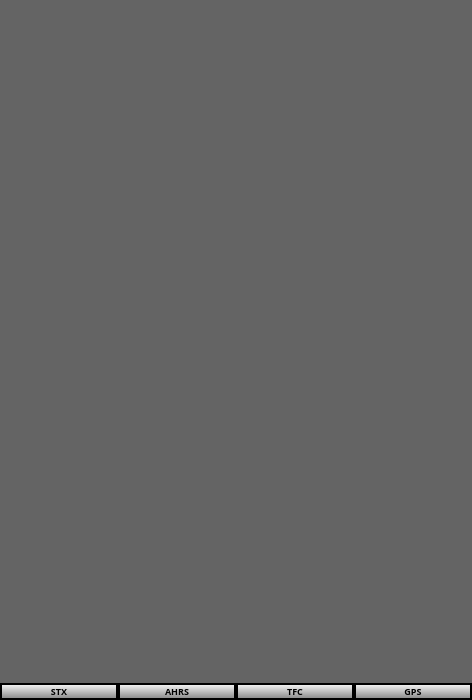
<?xml version="1.0" encoding="UTF-8"?>
<ui version="4.0">
 <class>AHRSMainWin</class>
 <widget class="QMainWindow" name="AHRSMainWin">
  <property name="geometry">
   <rect>
    <x>0</x>
    <y>0</y>
    <width>472</width>
    <height>700</height>
   </rect>
  </property>
  <property name="minimumSize">
   <size>
    <width>200</width>
    <height>200</height>
   </size>
  </property>
  <property name="palette">
   <palette>
    <active>
     <colorrole role="Base">
      <brush brushstyle="SolidPattern">
       <color alpha="255">
        <red>252</red>
        <green>252</green>
        <blue>252</blue>
       </color>
      </brush>
     </colorrole>
     <colorrole role="Window">
      <brush brushstyle="SolidPattern">
       <color alpha="255">
        <red>100</red>
        <green>100</green>
        <blue>100</blue>
       </color>
      </brush>
     </colorrole>
    </active>
    <inactive>
     <colorrole role="Base">
      <brush brushstyle="SolidPattern">
       <color alpha="255">
        <red>252</red>
        <green>252</green>
        <blue>252</blue>
       </color>
      </brush>
     </colorrole>
     <colorrole role="Window">
      <brush brushstyle="SolidPattern">
       <color alpha="255">
        <red>100</red>
        <green>100</green>
        <blue>100</blue>
       </color>
      </brush>
     </colorrole>
    </inactive>
    <disabled>
     <colorrole role="Base">
      <brush brushstyle="SolidPattern">
       <color alpha="255">
        <red>100</red>
        <green>100</green>
        <blue>100</blue>
       </color>
      </brush>
     </colorrole>
     <colorrole role="Window">
      <brush brushstyle="SolidPattern">
       <color alpha="255">
        <red>100</red>
        <green>100</green>
        <blue>100</blue>
       </color>
      </brush>
     </colorrole>
    </disabled>
   </palette>
  </property>
  <property name="font">
   <font>
    <family>Piboto</family>
    <pointsize>12</pointsize>
    <weight>75</weight>
    <bold>true</bold>
   </font>
  </property>
  <property name="windowTitle">
   <string>RoscoPi</string>
  </property>
  <property name="windowIcon">
   <iconset>
    <normaloff>:/icons/resources/Rosco.png</normaloff>:/icons/resources/Rosco.png</iconset>
  </property>
  <property name="autoFillBackground">
   <bool>false</bool>
  </property>
  <widget class="QWidget" name="m_pCentralWidget">
   <property name="autoFillBackground">
    <bool>true</bool>
   </property>
   <layout class="QVBoxLayout" name="m_pMainLayout">
    <property name="spacing">
     <number>0</number>
    </property>
    <property name="leftMargin">
     <number>0</number>
    </property>
    <property name="topMargin">
     <number>0</number>
    </property>
    <property name="rightMargin">
     <number>0</number>
    </property>
    <property name="bottomMargin">
     <number>0</number>
    </property>
    <item>
     <widget class="AHRSCanvas" name="m_pAHRSDisp" native="true">
      <property name="sizePolicy">
       <sizepolicy hsizetype="MinimumExpanding" vsizetype="MinimumExpanding">
        <horstretch>0</horstretch>
        <verstretch>0</verstretch>
       </sizepolicy>
      </property>
      <property name="palette">
       <palette>
        <active>
         <colorrole role="Base">
          <brush brushstyle="SolidPattern">
           <color alpha="255">
            <red>255</red>
            <green>255</green>
            <blue>255</blue>
           </color>
          </brush>
         </colorrole>
         <colorrole role="Window">
          <brush brushstyle="SolidPattern">
           <color alpha="255">
            <red>100</red>
            <green>100</green>
            <blue>100</blue>
           </color>
          </brush>
         </colorrole>
        </active>
        <inactive>
         <colorrole role="Base">
          <brush brushstyle="SolidPattern">
           <color alpha="255">
            <red>255</red>
            <green>255</green>
            <blue>255</blue>
           </color>
          </brush>
         </colorrole>
         <colorrole role="Window">
          <brush brushstyle="SolidPattern">
           <color alpha="255">
            <red>100</red>
            <green>100</green>
            <blue>100</blue>
           </color>
          </brush>
         </colorrole>
        </inactive>
        <disabled>
         <colorrole role="Base">
          <brush brushstyle="SolidPattern">
           <color alpha="255">
            <red>100</red>
            <green>100</green>
            <blue>100</blue>
           </color>
          </brush>
         </colorrole>
         <colorrole role="Window">
          <brush brushstyle="SolidPattern">
           <color alpha="255">
            <red>100</red>
            <green>100</green>
            <blue>100</blue>
           </color>
          </brush>
         </colorrole>
        </disabled>
       </palette>
      </property>
      <property name="autoFillBackground">
       <bool>true</bool>
      </property>
     </widget>
    </item>
    <item>
     <layout class="QHBoxLayout" name="horizontalLayout">
      <property name="spacing">
       <number>0</number>
      </property>
      <item>
       <widget class="QLabel" name="m_pStatusIndicator">
        <property name="sizePolicy">
         <sizepolicy hsizetype="MinimumExpanding" vsizetype="Minimum">
          <horstretch>0</horstretch>
          <verstretch>0</verstretch>
         </sizepolicy>
        </property>
        <property name="minimumSize">
         <size>
          <width>75</width>
          <height>15</height>
         </size>
        </property>
        <property name="palette">
         <palette>
          <active>
           <colorrole role="Button">
            <brush brushstyle="LinearGradientPattern">
             <gradient startx="0.000000000000000" starty="0.000000000000000" endx="0.000000000000000" endy="1.000000000000000" type="LinearGradient" spread="PadSpread" coordinatemode="ObjectBoundingMode">
              <gradientstop position="0.000000000000000">
               <color alpha="255">
                <red>255</red>
                <green>255</green>
                <blue>255</blue>
               </color>
              </gradientstop>
              <gradientstop position="1.000000000000000">
               <color alpha="255">
                <red>128</red>
                <green>128</green>
                <blue>128</blue>
               </color>
              </gradientstop>
             </gradient>
            </brush>
           </colorrole>
           <colorrole role="Base">
            <brush brushstyle="LinearGradientPattern">
             <gradient startx="0.000000000000000" starty="0.000000000000000" endx="0.000000000000000" endy="1.000000000000000" type="LinearGradient" spread="PadSpread" coordinatemode="ObjectBoundingMode">
              <gradientstop position="0.000000000000000">
               <color alpha="255">
                <red>255</red>
                <green>255</green>
                <blue>255</blue>
               </color>
              </gradientstop>
              <gradientstop position="1.000000000000000">
               <color alpha="255">
                <red>128</red>
                <green>128</green>
                <blue>128</blue>
               </color>
              </gradientstop>
             </gradient>
            </brush>
           </colorrole>
           <colorrole role="Window">
            <brush brushstyle="LinearGradientPattern">
             <gradient startx="0.000000000000000" starty="0.000000000000000" endx="0.000000000000000" endy="1.000000000000000" type="LinearGradient" spread="PadSpread" coordinatemode="ObjectBoundingMode">
              <gradientstop position="0.000000000000000">
               <color alpha="255">
                <red>255</red>
                <green>255</green>
                <blue>255</blue>
               </color>
              </gradientstop>
              <gradientstop position="1.000000000000000">
               <color alpha="255">
                <red>128</red>
                <green>128</green>
                <blue>128</blue>
               </color>
              </gradientstop>
             </gradient>
            </brush>
           </colorrole>
          </active>
          <inactive>
           <colorrole role="Button">
            <brush brushstyle="LinearGradientPattern">
             <gradient startx="0.000000000000000" starty="0.000000000000000" endx="0.000000000000000" endy="1.000000000000000" type="LinearGradient" spread="PadSpread" coordinatemode="ObjectBoundingMode">
              <gradientstop position="0.000000000000000">
               <color alpha="255">
                <red>255</red>
                <green>255</green>
                <blue>255</blue>
               </color>
              </gradientstop>
              <gradientstop position="1.000000000000000">
               <color alpha="255">
                <red>128</red>
                <green>128</green>
                <blue>128</blue>
               </color>
              </gradientstop>
             </gradient>
            </brush>
           </colorrole>
           <colorrole role="Base">
            <brush brushstyle="LinearGradientPattern">
             <gradient startx="0.000000000000000" starty="0.000000000000000" endx="0.000000000000000" endy="1.000000000000000" type="LinearGradient" spread="PadSpread" coordinatemode="ObjectBoundingMode">
              <gradientstop position="0.000000000000000">
               <color alpha="255">
                <red>255</red>
                <green>255</green>
                <blue>255</blue>
               </color>
              </gradientstop>
              <gradientstop position="1.000000000000000">
               <color alpha="255">
                <red>128</red>
                <green>128</green>
                <blue>128</blue>
               </color>
              </gradientstop>
             </gradient>
            </brush>
           </colorrole>
           <colorrole role="Window">
            <brush brushstyle="LinearGradientPattern">
             <gradient startx="0.000000000000000" starty="0.000000000000000" endx="0.000000000000000" endy="1.000000000000000" type="LinearGradient" spread="PadSpread" coordinatemode="ObjectBoundingMode">
              <gradientstop position="0.000000000000000">
               <color alpha="255">
                <red>255</red>
                <green>255</green>
                <blue>255</blue>
               </color>
              </gradientstop>
              <gradientstop position="1.000000000000000">
               <color alpha="255">
                <red>128</red>
                <green>128</green>
                <blue>128</blue>
               </color>
              </gradientstop>
             </gradient>
            </brush>
           </colorrole>
          </inactive>
          <disabled>
           <colorrole role="Button">
            <brush brushstyle="LinearGradientPattern">
             <gradient startx="0.000000000000000" starty="0.000000000000000" endx="0.000000000000000" endy="1.000000000000000" type="LinearGradient" spread="PadSpread" coordinatemode="ObjectBoundingMode">
              <gradientstop position="0.000000000000000">
               <color alpha="255">
                <red>255</red>
                <green>255</green>
                <blue>255</blue>
               </color>
              </gradientstop>
              <gradientstop position="1.000000000000000">
               <color alpha="255">
                <red>128</red>
                <green>128</green>
                <blue>128</blue>
               </color>
              </gradientstop>
             </gradient>
            </brush>
           </colorrole>
           <colorrole role="Base">
            <brush brushstyle="LinearGradientPattern">
             <gradient startx="0.000000000000000" starty="0.000000000000000" endx="0.000000000000000" endy="1.000000000000000" type="LinearGradient" spread="PadSpread" coordinatemode="ObjectBoundingMode">
              <gradientstop position="0.000000000000000">
               <color alpha="255">
                <red>255</red>
                <green>255</green>
                <blue>255</blue>
               </color>
              </gradientstop>
              <gradientstop position="1.000000000000000">
               <color alpha="255">
                <red>128</red>
                <green>128</green>
                <blue>128</blue>
               </color>
              </gradientstop>
             </gradient>
            </brush>
           </colorrole>
           <colorrole role="Window">
            <brush brushstyle="LinearGradientPattern">
             <gradient startx="0.000000000000000" starty="0.000000000000000" endx="0.000000000000000" endy="1.000000000000000" type="LinearGradient" spread="PadSpread" coordinatemode="ObjectBoundingMode">
              <gradientstop position="0.000000000000000">
               <color alpha="255">
                <red>255</red>
                <green>255</green>
                <blue>255</blue>
               </color>
              </gradientstop>
              <gradientstop position="1.000000000000000">
               <color alpha="255">
                <red>128</red>
                <green>128</green>
                <blue>128</blue>
               </color>
              </gradientstop>
             </gradient>
            </brush>
           </colorrole>
          </disabled>
         </palette>
        </property>
        <property name="font">
         <font>
          <family>Piboto</family>
          <pointsize>7</pointsize>
          <weight>75</weight>
          <bold>true</bold>
         </font>
        </property>
        <property name="autoFillBackground">
         <bool>false</bool>
        </property>
        <property name="styleSheet">
         <string notr="true">QLabel { background-color: qlineargradient( x1:0, y1:0, x2:0, y2:1, stop: 0 white, stop:1 gray ); border: 2px solid black; }</string>
        </property>
        <property name="text">
         <string>STX</string>
        </property>
        <property name="alignment">
         <set>Qt::AlignCenter</set>
        </property>
       </widget>
      </item>
      <item>
       <widget class="QLabel" name="m_pAHRSIndicator">
        <property name="sizePolicy">
         <sizepolicy hsizetype="MinimumExpanding" vsizetype="Minimum">
          <horstretch>0</horstretch>
          <verstretch>0</verstretch>
         </sizepolicy>
        </property>
        <property name="palette">
         <palette>
          <active>
           <colorrole role="Button">
            <brush brushstyle="LinearGradientPattern">
             <gradient startx="0.000000000000000" starty="0.000000000000000" endx="0.000000000000000" endy="1.000000000000000" type="LinearGradient" spread="PadSpread" coordinatemode="ObjectBoundingMode">
              <gradientstop position="0.000000000000000">
               <color alpha="255">
                <red>255</red>
                <green>255</green>
                <blue>255</blue>
               </color>
              </gradientstop>
              <gradientstop position="1.000000000000000">
               <color alpha="255">
                <red>128</red>
                <green>128</green>
                <blue>128</blue>
               </color>
              </gradientstop>
             </gradient>
            </brush>
           </colorrole>
           <colorrole role="Base">
            <brush brushstyle="LinearGradientPattern">
             <gradient startx="0.000000000000000" starty="0.000000000000000" endx="0.000000000000000" endy="1.000000000000000" type="LinearGradient" spread="PadSpread" coordinatemode="ObjectBoundingMode">
              <gradientstop position="0.000000000000000">
               <color alpha="255">
                <red>255</red>
                <green>255</green>
                <blue>255</blue>
               </color>
              </gradientstop>
              <gradientstop position="1.000000000000000">
               <color alpha="255">
                <red>128</red>
                <green>128</green>
                <blue>128</blue>
               </color>
              </gradientstop>
             </gradient>
            </brush>
           </colorrole>
           <colorrole role="Window">
            <brush brushstyle="LinearGradientPattern">
             <gradient startx="0.000000000000000" starty="0.000000000000000" endx="0.000000000000000" endy="1.000000000000000" type="LinearGradient" spread="PadSpread" coordinatemode="ObjectBoundingMode">
              <gradientstop position="0.000000000000000">
               <color alpha="255">
                <red>255</red>
                <green>255</green>
                <blue>255</blue>
               </color>
              </gradientstop>
              <gradientstop position="1.000000000000000">
               <color alpha="255">
                <red>128</red>
                <green>128</green>
                <blue>128</blue>
               </color>
              </gradientstop>
             </gradient>
            </brush>
           </colorrole>
          </active>
          <inactive>
           <colorrole role="Button">
            <brush brushstyle="LinearGradientPattern">
             <gradient startx="0.000000000000000" starty="0.000000000000000" endx="0.000000000000000" endy="1.000000000000000" type="LinearGradient" spread="PadSpread" coordinatemode="ObjectBoundingMode">
              <gradientstop position="0.000000000000000">
               <color alpha="255">
                <red>255</red>
                <green>255</green>
                <blue>255</blue>
               </color>
              </gradientstop>
              <gradientstop position="1.000000000000000">
               <color alpha="255">
                <red>128</red>
                <green>128</green>
                <blue>128</blue>
               </color>
              </gradientstop>
             </gradient>
            </brush>
           </colorrole>
           <colorrole role="Base">
            <brush brushstyle="LinearGradientPattern">
             <gradient startx="0.000000000000000" starty="0.000000000000000" endx="0.000000000000000" endy="1.000000000000000" type="LinearGradient" spread="PadSpread" coordinatemode="ObjectBoundingMode">
              <gradientstop position="0.000000000000000">
               <color alpha="255">
                <red>255</red>
                <green>255</green>
                <blue>255</blue>
               </color>
              </gradientstop>
              <gradientstop position="1.000000000000000">
               <color alpha="255">
                <red>128</red>
                <green>128</green>
                <blue>128</blue>
               </color>
              </gradientstop>
             </gradient>
            </brush>
           </colorrole>
           <colorrole role="Window">
            <brush brushstyle="LinearGradientPattern">
             <gradient startx="0.000000000000000" starty="0.000000000000000" endx="0.000000000000000" endy="1.000000000000000" type="LinearGradient" spread="PadSpread" coordinatemode="ObjectBoundingMode">
              <gradientstop position="0.000000000000000">
               <color alpha="255">
                <red>255</red>
                <green>255</green>
                <blue>255</blue>
               </color>
              </gradientstop>
              <gradientstop position="1.000000000000000">
               <color alpha="255">
                <red>128</red>
                <green>128</green>
                <blue>128</blue>
               </color>
              </gradientstop>
             </gradient>
            </brush>
           </colorrole>
          </inactive>
          <disabled>
           <colorrole role="Button">
            <brush brushstyle="LinearGradientPattern">
             <gradient startx="0.000000000000000" starty="0.000000000000000" endx="0.000000000000000" endy="1.000000000000000" type="LinearGradient" spread="PadSpread" coordinatemode="ObjectBoundingMode">
              <gradientstop position="0.000000000000000">
               <color alpha="255">
                <red>255</red>
                <green>255</green>
                <blue>255</blue>
               </color>
              </gradientstop>
              <gradientstop position="1.000000000000000">
               <color alpha="255">
                <red>128</red>
                <green>128</green>
                <blue>128</blue>
               </color>
              </gradientstop>
             </gradient>
            </brush>
           </colorrole>
           <colorrole role="Base">
            <brush brushstyle="LinearGradientPattern">
             <gradient startx="0.000000000000000" starty="0.000000000000000" endx="0.000000000000000" endy="1.000000000000000" type="LinearGradient" spread="PadSpread" coordinatemode="ObjectBoundingMode">
              <gradientstop position="0.000000000000000">
               <color alpha="255">
                <red>255</red>
                <green>255</green>
                <blue>255</blue>
               </color>
              </gradientstop>
              <gradientstop position="1.000000000000000">
               <color alpha="255">
                <red>128</red>
                <green>128</green>
                <blue>128</blue>
               </color>
              </gradientstop>
             </gradient>
            </brush>
           </colorrole>
           <colorrole role="Window">
            <brush brushstyle="LinearGradientPattern">
             <gradient startx="0.000000000000000" starty="0.000000000000000" endx="0.000000000000000" endy="1.000000000000000" type="LinearGradient" spread="PadSpread" coordinatemode="ObjectBoundingMode">
              <gradientstop position="0.000000000000000">
               <color alpha="255">
                <red>255</red>
                <green>255</green>
                <blue>255</blue>
               </color>
              </gradientstop>
              <gradientstop position="1.000000000000000">
               <color alpha="255">
                <red>128</red>
                <green>128</green>
                <blue>128</blue>
               </color>
              </gradientstop>
             </gradient>
            </brush>
           </colorrole>
          </disabled>
         </palette>
        </property>
        <property name="font">
         <font>
          <family>Piboto</family>
          <pointsize>7</pointsize>
          <weight>75</weight>
          <bold>true</bold>
         </font>
        </property>
        <property name="autoFillBackground">
         <bool>false</bool>
        </property>
        <property name="styleSheet">
         <string notr="true">QLabel { background-color: qlineargradient( x1:0, y1:0, x2:0, y2:1, stop: 0 white, stop:1 gray ); border: 2px solid black; }</string>
        </property>
        <property name="text">
         <string>AHRS</string>
        </property>
        <property name="alignment">
         <set>Qt::AlignCenter</set>
        </property>
       </widget>
      </item>
      <item>
       <widget class="QLabel" name="m_pTrafficIndicator">
        <property name="sizePolicy">
         <sizepolicy hsizetype="MinimumExpanding" vsizetype="Minimum">
          <horstretch>0</horstretch>
          <verstretch>0</verstretch>
         </sizepolicy>
        </property>
        <property name="palette">
         <palette>
          <active>
           <colorrole role="Button">
            <brush brushstyle="LinearGradientPattern">
             <gradient startx="0.000000000000000" starty="0.000000000000000" endx="0.000000000000000" endy="1.000000000000000" type="LinearGradient" spread="PadSpread" coordinatemode="ObjectBoundingMode">
              <gradientstop position="0.000000000000000">
               <color alpha="255">
                <red>255</red>
                <green>255</green>
                <blue>255</blue>
               </color>
              </gradientstop>
              <gradientstop position="1.000000000000000">
               <color alpha="255">
                <red>128</red>
                <green>128</green>
                <blue>128</blue>
               </color>
              </gradientstop>
             </gradient>
            </brush>
           </colorrole>
           <colorrole role="Base">
            <brush brushstyle="LinearGradientPattern">
             <gradient startx="0.000000000000000" starty="0.000000000000000" endx="0.000000000000000" endy="1.000000000000000" type="LinearGradient" spread="PadSpread" coordinatemode="ObjectBoundingMode">
              <gradientstop position="0.000000000000000">
               <color alpha="255">
                <red>255</red>
                <green>255</green>
                <blue>255</blue>
               </color>
              </gradientstop>
              <gradientstop position="1.000000000000000">
               <color alpha="255">
                <red>128</red>
                <green>128</green>
                <blue>128</blue>
               </color>
              </gradientstop>
             </gradient>
            </brush>
           </colorrole>
           <colorrole role="Window">
            <brush brushstyle="LinearGradientPattern">
             <gradient startx="0.000000000000000" starty="0.000000000000000" endx="0.000000000000000" endy="1.000000000000000" type="LinearGradient" spread="PadSpread" coordinatemode="ObjectBoundingMode">
              <gradientstop position="0.000000000000000">
               <color alpha="255">
                <red>255</red>
                <green>255</green>
                <blue>255</blue>
               </color>
              </gradientstop>
              <gradientstop position="1.000000000000000">
               <color alpha="255">
                <red>128</red>
                <green>128</green>
                <blue>128</blue>
               </color>
              </gradientstop>
             </gradient>
            </brush>
           </colorrole>
          </active>
          <inactive>
           <colorrole role="Button">
            <brush brushstyle="LinearGradientPattern">
             <gradient startx="0.000000000000000" starty="0.000000000000000" endx="0.000000000000000" endy="1.000000000000000" type="LinearGradient" spread="PadSpread" coordinatemode="ObjectBoundingMode">
              <gradientstop position="0.000000000000000">
               <color alpha="255">
                <red>255</red>
                <green>255</green>
                <blue>255</blue>
               </color>
              </gradientstop>
              <gradientstop position="1.000000000000000">
               <color alpha="255">
                <red>128</red>
                <green>128</green>
                <blue>128</blue>
               </color>
              </gradientstop>
             </gradient>
            </brush>
           </colorrole>
           <colorrole role="Base">
            <brush brushstyle="LinearGradientPattern">
             <gradient startx="0.000000000000000" starty="0.000000000000000" endx="0.000000000000000" endy="1.000000000000000" type="LinearGradient" spread="PadSpread" coordinatemode="ObjectBoundingMode">
              <gradientstop position="0.000000000000000">
               <color alpha="255">
                <red>255</red>
                <green>255</green>
                <blue>255</blue>
               </color>
              </gradientstop>
              <gradientstop position="1.000000000000000">
               <color alpha="255">
                <red>128</red>
                <green>128</green>
                <blue>128</blue>
               </color>
              </gradientstop>
             </gradient>
            </brush>
           </colorrole>
           <colorrole role="Window">
            <brush brushstyle="LinearGradientPattern">
             <gradient startx="0.000000000000000" starty="0.000000000000000" endx="0.000000000000000" endy="1.000000000000000" type="LinearGradient" spread="PadSpread" coordinatemode="ObjectBoundingMode">
              <gradientstop position="0.000000000000000">
               <color alpha="255">
                <red>255</red>
                <green>255</green>
                <blue>255</blue>
               </color>
              </gradientstop>
              <gradientstop position="1.000000000000000">
               <color alpha="255">
                <red>128</red>
                <green>128</green>
                <blue>128</blue>
               </color>
              </gradientstop>
             </gradient>
            </brush>
           </colorrole>
          </inactive>
          <disabled>
           <colorrole role="Button">
            <brush brushstyle="LinearGradientPattern">
             <gradient startx="0.000000000000000" starty="0.000000000000000" endx="0.000000000000000" endy="1.000000000000000" type="LinearGradient" spread="PadSpread" coordinatemode="ObjectBoundingMode">
              <gradientstop position="0.000000000000000">
               <color alpha="255">
                <red>255</red>
                <green>255</green>
                <blue>255</blue>
               </color>
              </gradientstop>
              <gradientstop position="1.000000000000000">
               <color alpha="255">
                <red>128</red>
                <green>128</green>
                <blue>128</blue>
               </color>
              </gradientstop>
             </gradient>
            </brush>
           </colorrole>
           <colorrole role="Base">
            <brush brushstyle="LinearGradientPattern">
             <gradient startx="0.000000000000000" starty="0.000000000000000" endx="0.000000000000000" endy="1.000000000000000" type="LinearGradient" spread="PadSpread" coordinatemode="ObjectBoundingMode">
              <gradientstop position="0.000000000000000">
               <color alpha="255">
                <red>255</red>
                <green>255</green>
                <blue>255</blue>
               </color>
              </gradientstop>
              <gradientstop position="1.000000000000000">
               <color alpha="255">
                <red>128</red>
                <green>128</green>
                <blue>128</blue>
               </color>
              </gradientstop>
             </gradient>
            </brush>
           </colorrole>
           <colorrole role="Window">
            <brush brushstyle="LinearGradientPattern">
             <gradient startx="0.000000000000000" starty="0.000000000000000" endx="0.000000000000000" endy="1.000000000000000" type="LinearGradient" spread="PadSpread" coordinatemode="ObjectBoundingMode">
              <gradientstop position="0.000000000000000">
               <color alpha="255">
                <red>255</red>
                <green>255</green>
                <blue>255</blue>
               </color>
              </gradientstop>
              <gradientstop position="1.000000000000000">
               <color alpha="255">
                <red>128</red>
                <green>128</green>
                <blue>128</blue>
               </color>
              </gradientstop>
             </gradient>
            </brush>
           </colorrole>
          </disabled>
         </palette>
        </property>
        <property name="font">
         <font>
          <family>Piboto</family>
          <pointsize>7</pointsize>
          <weight>75</weight>
          <bold>true</bold>
         </font>
        </property>
        <property name="autoFillBackground">
         <bool>false</bool>
        </property>
        <property name="styleSheet">
         <string notr="true">QLabel { background-color: qlineargradient( x1:0, y1:0, x2:0, y2:1, stop: 0 white, stop:1 gray ); border: 2px solid black; }</string>
        </property>
        <property name="text">
         <string>TFC</string>
        </property>
        <property name="alignment">
         <set>Qt::AlignCenter</set>
        </property>
       </widget>
      </item>
      <item>
       <widget class="QLabel" name="m_pGPSIndicator">
        <property name="sizePolicy">
         <sizepolicy hsizetype="MinimumExpanding" vsizetype="Minimum">
          <horstretch>0</horstretch>
          <verstretch>0</verstretch>
         </sizepolicy>
        </property>
        <property name="palette">
         <palette>
          <active>
           <colorrole role="Button">
            <brush brushstyle="LinearGradientPattern">
             <gradient startx="0.000000000000000" starty="0.000000000000000" endx="0.000000000000000" endy="1.000000000000000" type="LinearGradient" spread="PadSpread" coordinatemode="ObjectBoundingMode">
              <gradientstop position="0.000000000000000">
               <color alpha="255">
                <red>255</red>
                <green>255</green>
                <blue>255</blue>
               </color>
              </gradientstop>
              <gradientstop position="1.000000000000000">
               <color alpha="255">
                <red>128</red>
                <green>128</green>
                <blue>128</blue>
               </color>
              </gradientstop>
             </gradient>
            </brush>
           </colorrole>
           <colorrole role="Base">
            <brush brushstyle="LinearGradientPattern">
             <gradient startx="0.000000000000000" starty="0.000000000000000" endx="0.000000000000000" endy="1.000000000000000" type="LinearGradient" spread="PadSpread" coordinatemode="ObjectBoundingMode">
              <gradientstop position="0.000000000000000">
               <color alpha="255">
                <red>255</red>
                <green>255</green>
                <blue>255</blue>
               </color>
              </gradientstop>
              <gradientstop position="1.000000000000000">
               <color alpha="255">
                <red>128</red>
                <green>128</green>
                <blue>128</blue>
               </color>
              </gradientstop>
             </gradient>
            </brush>
           </colorrole>
           <colorrole role="Window">
            <brush brushstyle="LinearGradientPattern">
             <gradient startx="0.000000000000000" starty="0.000000000000000" endx="0.000000000000000" endy="1.000000000000000" type="LinearGradient" spread="PadSpread" coordinatemode="ObjectBoundingMode">
              <gradientstop position="0.000000000000000">
               <color alpha="255">
                <red>255</red>
                <green>255</green>
                <blue>255</blue>
               </color>
              </gradientstop>
              <gradientstop position="1.000000000000000">
               <color alpha="255">
                <red>128</red>
                <green>128</green>
                <blue>128</blue>
               </color>
              </gradientstop>
             </gradient>
            </brush>
           </colorrole>
          </active>
          <inactive>
           <colorrole role="Button">
            <brush brushstyle="LinearGradientPattern">
             <gradient startx="0.000000000000000" starty="0.000000000000000" endx="0.000000000000000" endy="1.000000000000000" type="LinearGradient" spread="PadSpread" coordinatemode="ObjectBoundingMode">
              <gradientstop position="0.000000000000000">
               <color alpha="255">
                <red>255</red>
                <green>255</green>
                <blue>255</blue>
               </color>
              </gradientstop>
              <gradientstop position="1.000000000000000">
               <color alpha="255">
                <red>128</red>
                <green>128</green>
                <blue>128</blue>
               </color>
              </gradientstop>
             </gradient>
            </brush>
           </colorrole>
           <colorrole role="Base">
            <brush brushstyle="LinearGradientPattern">
             <gradient startx="0.000000000000000" starty="0.000000000000000" endx="0.000000000000000" endy="1.000000000000000" type="LinearGradient" spread="PadSpread" coordinatemode="ObjectBoundingMode">
              <gradientstop position="0.000000000000000">
               <color alpha="255">
                <red>255</red>
                <green>255</green>
                <blue>255</blue>
               </color>
              </gradientstop>
              <gradientstop position="1.000000000000000">
               <color alpha="255">
                <red>128</red>
                <green>128</green>
                <blue>128</blue>
               </color>
              </gradientstop>
             </gradient>
            </brush>
           </colorrole>
           <colorrole role="Window">
            <brush brushstyle="LinearGradientPattern">
             <gradient startx="0.000000000000000" starty="0.000000000000000" endx="0.000000000000000" endy="1.000000000000000" type="LinearGradient" spread="PadSpread" coordinatemode="ObjectBoundingMode">
              <gradientstop position="0.000000000000000">
               <color alpha="255">
                <red>255</red>
                <green>255</green>
                <blue>255</blue>
               </color>
              </gradientstop>
              <gradientstop position="1.000000000000000">
               <color alpha="255">
                <red>128</red>
                <green>128</green>
                <blue>128</blue>
               </color>
              </gradientstop>
             </gradient>
            </brush>
           </colorrole>
          </inactive>
          <disabled>
           <colorrole role="Button">
            <brush brushstyle="LinearGradientPattern">
             <gradient startx="0.000000000000000" starty="0.000000000000000" endx="0.000000000000000" endy="1.000000000000000" type="LinearGradient" spread="PadSpread" coordinatemode="ObjectBoundingMode">
              <gradientstop position="0.000000000000000">
               <color alpha="255">
                <red>255</red>
                <green>255</green>
                <blue>255</blue>
               </color>
              </gradientstop>
              <gradientstop position="1.000000000000000">
               <color alpha="255">
                <red>128</red>
                <green>128</green>
                <blue>128</blue>
               </color>
              </gradientstop>
             </gradient>
            </brush>
           </colorrole>
           <colorrole role="Base">
            <brush brushstyle="LinearGradientPattern">
             <gradient startx="0.000000000000000" starty="0.000000000000000" endx="0.000000000000000" endy="1.000000000000000" type="LinearGradient" spread="PadSpread" coordinatemode="ObjectBoundingMode">
              <gradientstop position="0.000000000000000">
               <color alpha="255">
                <red>255</red>
                <green>255</green>
                <blue>255</blue>
               </color>
              </gradientstop>
              <gradientstop position="1.000000000000000">
               <color alpha="255">
                <red>128</red>
                <green>128</green>
                <blue>128</blue>
               </color>
              </gradientstop>
             </gradient>
            </brush>
           </colorrole>
           <colorrole role="Window">
            <brush brushstyle="LinearGradientPattern">
             <gradient startx="0.000000000000000" starty="0.000000000000000" endx="0.000000000000000" endy="1.000000000000000" type="LinearGradient" spread="PadSpread" coordinatemode="ObjectBoundingMode">
              <gradientstop position="0.000000000000000">
               <color alpha="255">
                <red>255</red>
                <green>255</green>
                <blue>255</blue>
               </color>
              </gradientstop>
              <gradientstop position="1.000000000000000">
               <color alpha="255">
                <red>128</red>
                <green>128</green>
                <blue>128</blue>
               </color>
              </gradientstop>
             </gradient>
            </brush>
           </colorrole>
          </disabled>
         </palette>
        </property>
        <property name="font">
         <font>
          <family>Piboto</family>
          <pointsize>7</pointsize>
          <weight>75</weight>
          <bold>true</bold>
         </font>
        </property>
        <property name="autoFillBackground">
         <bool>false</bool>
        </property>
        <property name="styleSheet">
         <string notr="true">QLabel { background-color: qlineargradient( x1:0, y1:0, x2:0, y2:1, stop: 0 white, stop:1 gray ); border: 2px solid black; }</string>
        </property>
        <property name="text">
         <string>GPS</string>
        </property>
        <property name="alignment">
         <set>Qt::AlignCenter</set>
        </property>
       </widget>
      </item>
     </layout>
    </item>
   </layout>
  </widget>
 </widget>
 <layoutdefault spacing="6" margin="11"/>
 <customwidgets>
  <customwidget>
   <class>AHRSCanvas</class>
   <extends>QWidget</extends>
   <header location="global">AHRSCanvas.h</header>
   <container>1</container>
  </customwidget>
 </customwidgets>
 <resources>
  <include location="../AHRSResources.qrc"/>
 </resources>
 <connections/>
</ui>
